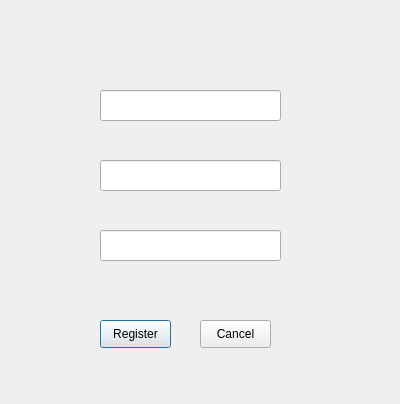
<?xml version="1.0" encoding="UTF-8"?>
<ui version="4.0">
 <class>DialogRegister</class>
 <widget class="QDialog" name="DialogRegister">
  <property name="geometry">
   <rect>
    <x>0</x>
    <y>0</y>
    <width>400</width>
    <height>404</height>
   </rect>
  </property>
  <property name="windowTitle">
   <string>Dialog</string>
  </property>
  <widget class="QPushButton" name="Register">
   <property name="geometry">
    <rect>
     <x>100</x>
     <y>320</y>
     <width>71</width>
     <height>28</height>
    </rect>
   </property>
   <property name="text">
    <string>Register</string>
   </property>
  </widget>
  <widget class="QLineEdit" name="username">
   <property name="geometry">
    <rect>
     <x>100</x>
     <y>90</y>
     <width>181</width>
     <height>31</height>
    </rect>
   </property>
  </widget>
  <widget class="QLineEdit" name="password">
   <property name="geometry">
    <rect>
     <x>100</x>
     <y>160</y>
     <width>181</width>
     <height>31</height>
    </rect>
   </property>
  </widget>
  <widget class="QLineEdit" name="passwordagain">
   <property name="geometry">
    <rect>
     <x>100</x>
     <y>230</y>
     <width>181</width>
     <height>31</height>
    </rect>
   </property>
  </widget>
  <widget class="QPushButton" name="Cancel">
   <property name="geometry">
    <rect>
     <x>200</x>
     <y>320</y>
     <width>71</width>
     <height>28</height>
    </rect>
   </property>
   <property name="text">
    <string>Cancel</string>
   </property>
  </widget>
 </widget>
 <resources/>
 <connections/>
</ui>
